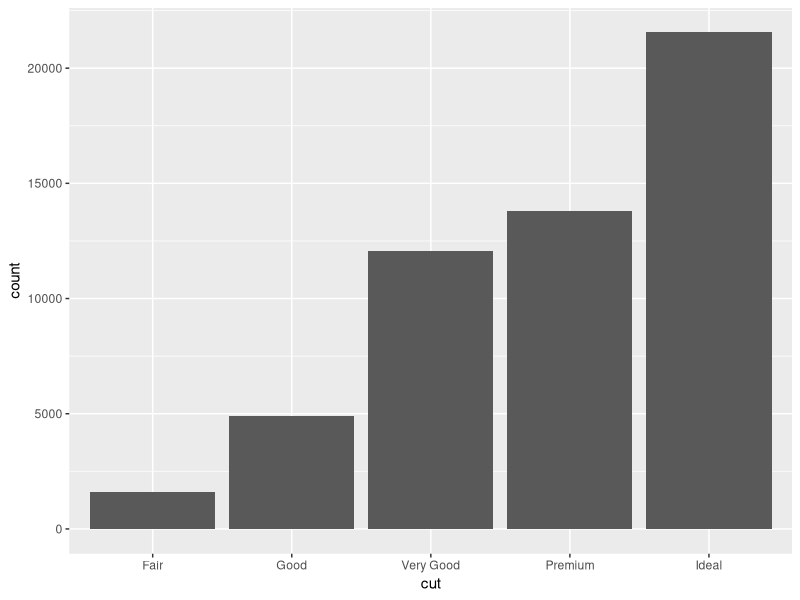
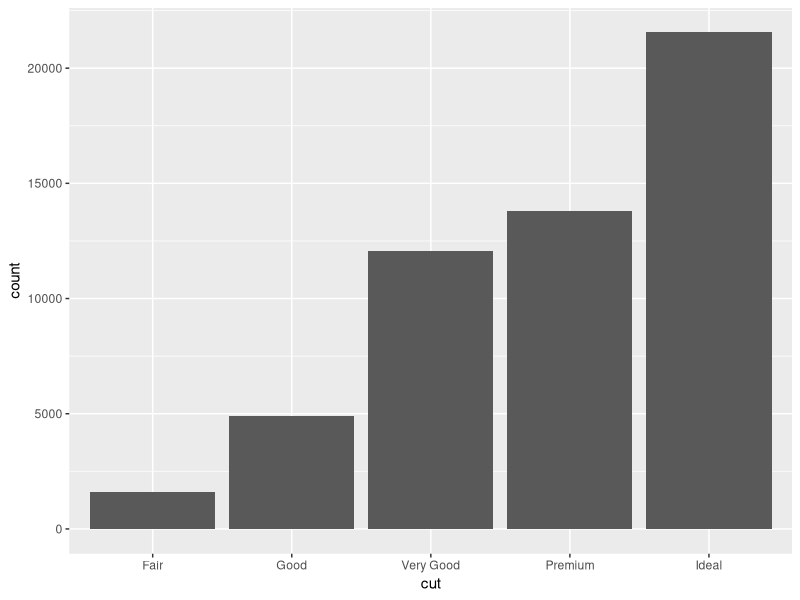
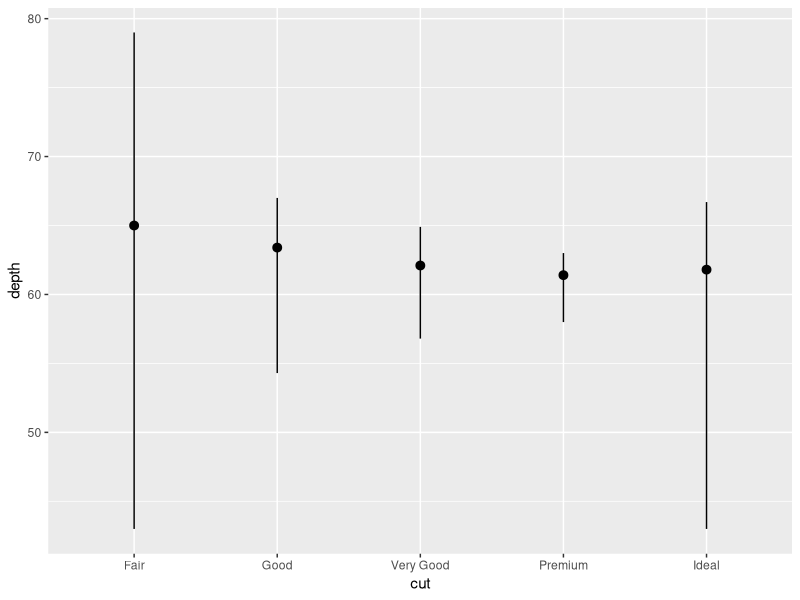
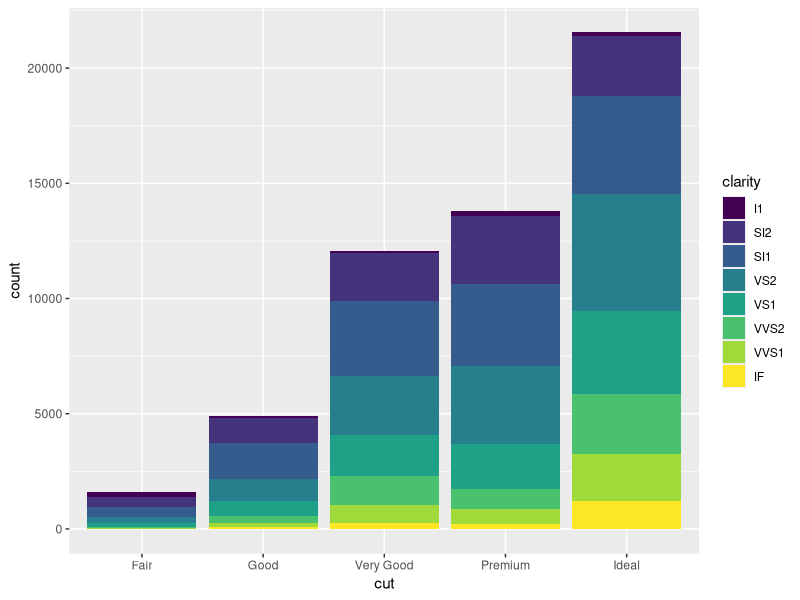
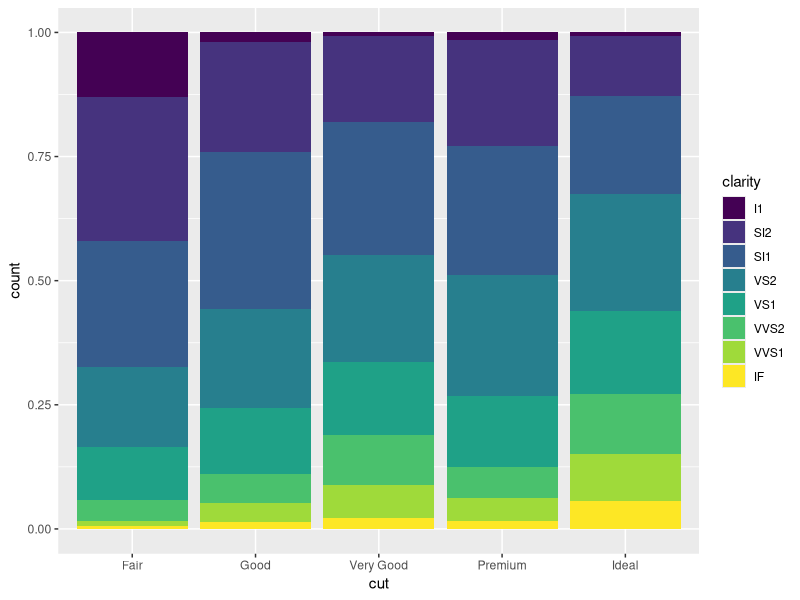
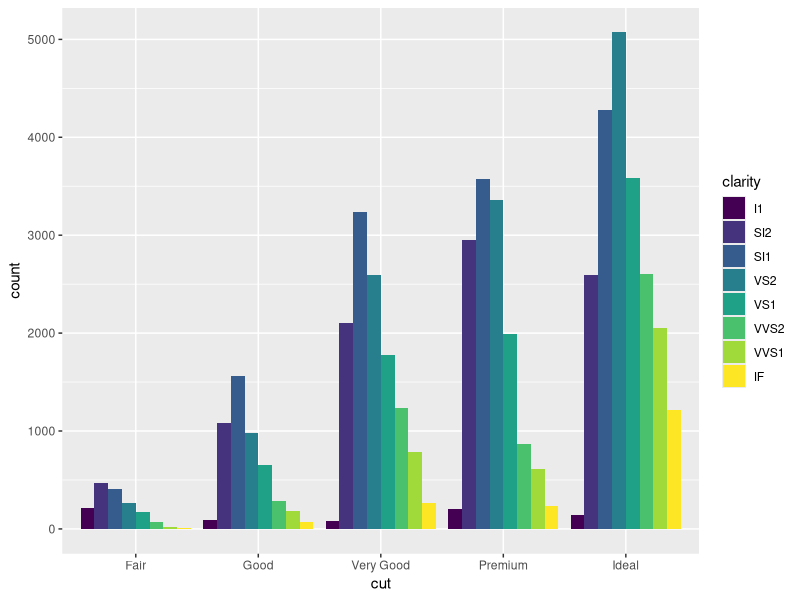
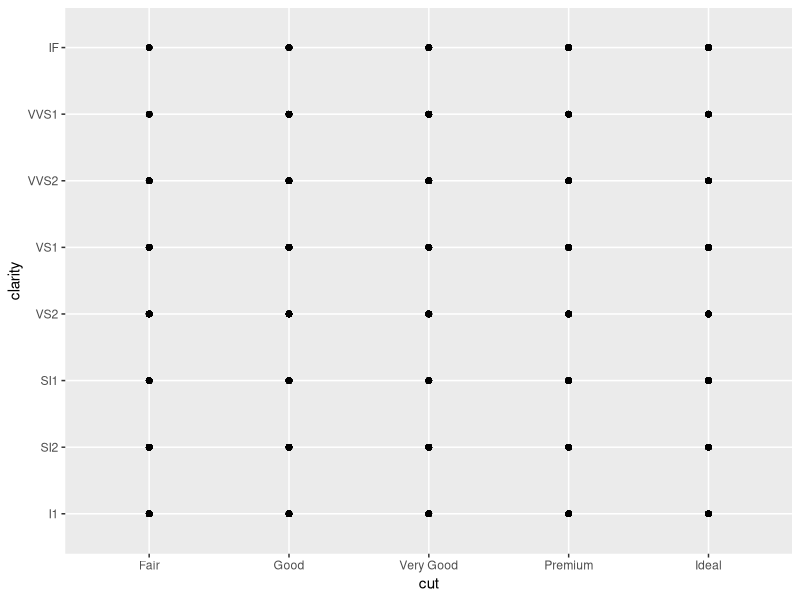
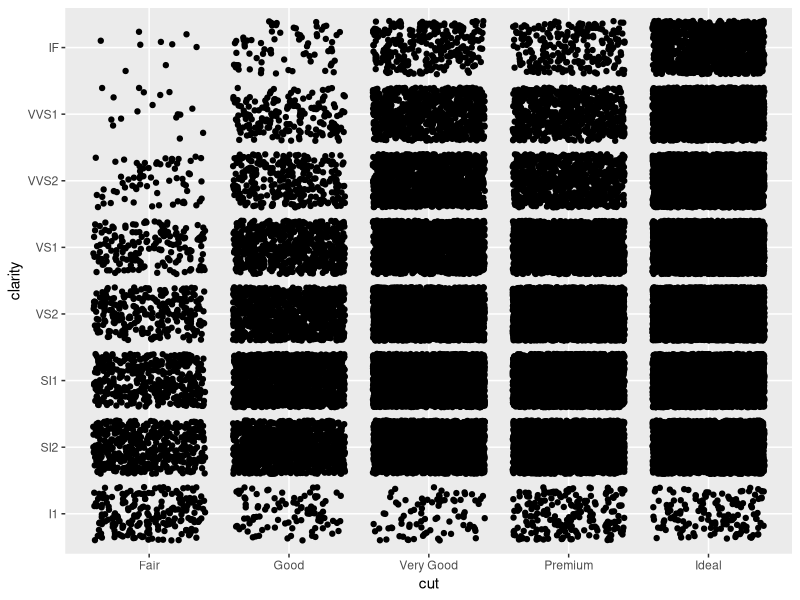

Write the R code that produced these figures, in order.
# Exercise 2: More ggplot2 Grammar

# Install and load `ggplot2`
# install.packages("ggplot2") # if needed
library("ggplot2")

# For this exercise you will again be working with the `diamonds` data set.
# Use `?diamonds` to review details about this data set
?diamonds

## Statistical Transformations

# Draw a bar chart of the diamonds data, organized by cut
# The height of each bar is based on the "count" (number) of diamonds with that cut
ggplot(data = diamonds) +
  geom_bar(mapping = aes(x=cut))

# Use the `stat_count` to apply the statistical transformation "count" to the diamonds
# by cut. You do not need a separate geometry layer!
ggplot(data = diamonds) +
  stat_count(mapping = aes(x=cut))

# Use the `stat_summary` function to draw a chart with a summary layer.
# Map the x-position to diamond `cut`, and the y-position to diamond `depth`
# Bonus: use `min` as the function ymin, `max` as the function ymax, and `median` as the function y
ggplot(data = diamonds) +
  stat_summary(mapping = aes(x = cut, y = depth),
               fun.ymin = min, fun.ymax = max, fun.y = median)

## Position Adjustments

# Draw a bar chart of diamond data organized by cut, with each bar filled by clarity.
# You should see a _stacked_ bar chart.
ggplot(data = diamonds) +
  geom_bar(mapping = aes(x = cut, fill = clarity))

# Draw the same chart again, but with each element positioned to "fill" the y axis
ggplot(data = diamonds) +
  geom_bar(mapping = aes(x = cut, fill = clarity), position = "fill")

# Draw the same chart again, but with each element positioned to "dodge" each other
ggplot(data = diamonds) +
  geom_bar(mapping = aes(x = cut, fill = clarity), position = "dodge")

# Draw a plot with point geometry with the x-position mapped to `cut` and the y-position mapped to `clarity`
# This creates a "grid" grouping the points
ggplot(data = diamonds) +
  geom_point(mapping = aes(x = cut, y = clarity))

# Use the "jitter" position adjustment to keep the points from all overlapping!
# (This works a little better with a sample of diamond data, such as from the previous exercise).
ggplot(data = diamonds) +
  geom_point(mapping = aes(x = cut, y = clarity), position = "jitter")

## Scales

# Draw a "boxplot" (with `geom_boxplot()`) for the diamond's price (y) by color (x)
ggplot(data = diamonds) +
  geom_boxplot(mapping = aes(x=color, y=price))

# This has a lot of outliers, making it harder to read. To fix this, draw the same plot but
# with a _logarithmic_ scale for the y axis.
ggplot(data = diamonds) +
  geom_boxplot(mapping = aes(x=color, y=price)) +
  scale_y_log10()

# For another version, draw the same plot but with `violin` geometry instead of `boxplot` geometry!
# How does the logarithmic scale change the data presentation?
ggplot(data = diamonds) +
  geom_violin(mapping = aes(x=color, y=price)) +
  scale_y_log10()

# Another interesting plot: draw a plot of the diamonds price (y) by carat (x), using a heatmap of 2d bins
# (geom_bin2d)
# What happens when you make the x and y channels scale logarithmically?
ggplot(data = diamonds) +
  geom_bin2d(mapping = aes(x=carat, y=price)) +
  scale_x_log10() +
  scale_y_log10()

# Draw a scatter plot for the diamonds  price (y) by carat (x). Color each point by the clarity
# (Remember, this will take a while. Use a sample of the diamonds for faster results)
ggplot(data = diamonds) +
  geom_point(mapping = aes(x = carat, y = price, color = clarity))

# Change the color of the previous plot using a ColorBrewer scale of your choice. What looks nice?
ggplot(data = diamonds) +
  geom_point(mapping = aes(x = carat, y = price, color = clarity)) +
  scale_color_brewer(palette = "Spectral")


## Coordinate Systems

# Draw a bar chart with x-position and fill color BOTH mapped to cut
# For best results, SET the `width` of the geometry to be 1 (fill plot, no space between)
# You can save this to a variable for easier modifications
bar <- ggplot(data = diamonds) +
  geom_bar(mapping = aes(x = cut, fill = cut), width=1)
bar

# Draw the same chart, but with the coordinate system flipped
bar + coord_flip()

# Draw the same chart, but in a polar coordinate system. Now you have a Coxcomb chart!
bar + coord_polar()

## Facets

# Take the scatter plot of price by carat data (colored by clarity) and add _facets_ based on
# the diamond's `color`
ggplot(data = diamonds) +
  geom_point(mapping = aes(x = carat, y = price, color = clarity)) +
  scale_color_brewer(palette = "Spectral") +
  facet_wrap(~color)

## Saving Plots

# Use the `ggsave()` function to save one of your plots (the most recent one generated) to disk.
# Name the output file "my-plot.png".
# Make sure you've set the working directory!!
ggsave("my-plot.png")